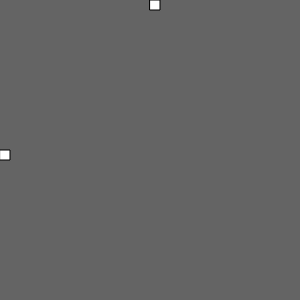
Frame 1 (no input)
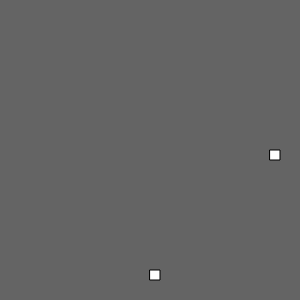
Frame 60 (no input)
Frame 120 (the mouse pressed at the canvas centre since frame 60): identical to frame 60, image omitted

The p5.js sketch that drew these frames (run headless with seeded random() and noise() and a simulated clock; from frame 60 on, the mouse is pressed at the canvas centre):

// p5.js sketch
// ── sketch.js
var x = 0 ;
var y = 0 ;

function setup() {
  // put setup code here
  createCanvas(300, 300) ;
}

function draw() {
  // put drawing code here
  background(100) ;
  rect(x, height/2, 10, 10) ;
  rect(width/2, y, 10, 10) ;


  x += 90;
  y += 90;

  if ( x > width) {
    x = 0 ;
  }
  if ( y > height) {
    y = 0 ;
  }

}
